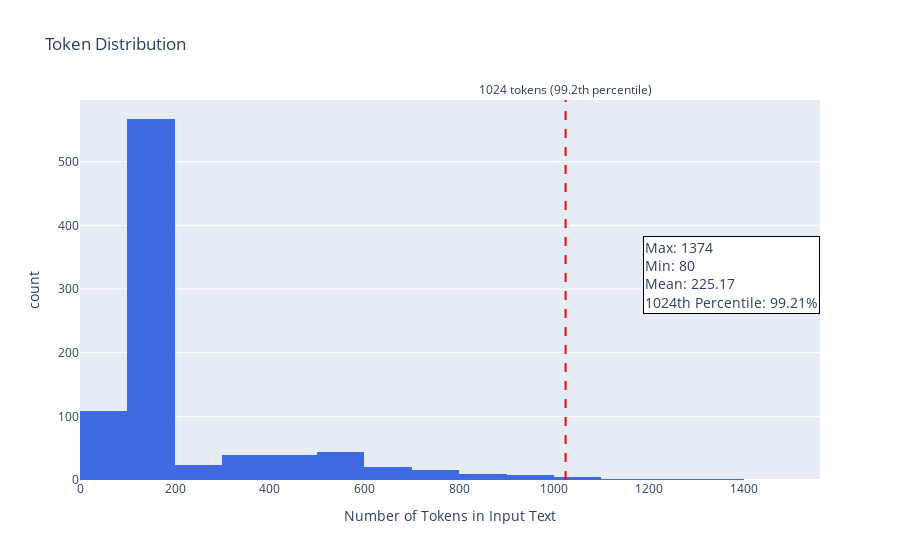

The cell this chart's notebook holds for it:
### Code cell
combined_token_len = df['combined'].apply(lambda x: len(tokenizer.encode(x).tokens))

# Compute statistics
max_tokens = combined_token_len.max()
min_tokens = combined_token_len.min()
mean_tokens = combined_token_len.mean()

percentile_1024 = (combined_token_len <= 1024).mean() * 100  # percentage of samples ≤ 1024

counts, bins = np.histogram(combined_token_len, bins=20)
max_count = counts.max()

fig = px.histogram(
    x=combined_token_len,
    nbins=20,
    title="Token Distribution",
    labels={"x": "Number of Tokens in Input Text", "y": "Frequency"},
    color_discrete_sequence=["royalblue"]
)

stats_text = (
    f"Max: {max_tokens}<br>"
    f"Min: {min_tokens}<br>"
    f"Mean: {mean_tokens:.2f}<br>"
    f"1024th Percentile: {percentile_1024:.2f}%"
)

fig.add_annotation(
    x=max_tokens,
    y=max_count * 0.8,
    text=stats_text,
    showarrow=False,
    align="left",
    bgcolor="white",
    bordercolor="black",
    borderwidth=1,
    font=dict(size=14)
)

fig.add_vline(
    x=1024,
    line_width=2,
    line_dash="dash",
    line_color="red",
    annotation_text=f"1024 tokens ({percentile_1024:.1f}th percentile)",
    annotation_position="top"
)

fig.show()

### Figure 1 — Plotly figure (JSON) as saved in the notebook; plotly's stock layout.template omitted (floating-point values rounded to 4 significant figures; data arrays with more than 128 entries replaced by an {"elided": "..."} marker saying what was removed)
{"data": [{"bingroup": "x", "hovertemplate": "Number of Tokens in Input Text=%{x}<br>count=%{y}<extra></extra>", "legendgroup": "", "marker": {"color": "royalblue", "pattern": {"shape": ""}}, "name": "", "nbinsx": 20, "orientation": "v", "showlegend": false, "type": "histogram", "x": {"elided": "883 int values"}, "xaxis": "x", "yaxis": "y"}], "layout": {"annotations": [{"align": "left", "bgcolor": "white", "bordercolor": "black", "borderwidth": 1, "font": {"size": 14}, "showarrow": false, "text": "Max: 1374<br>Min: 80<br>Mean: 225.17<br>1024th Percentile: 99.21%", "x": 1374, "y": 321.6}, {"showarrow": false, "text": "1024 tokens (99.2th percentile)", "x": 1024, "xanchor": "center", "xref": "x", "y": 1, "yanchor": "bottom", "yref": "y domain"}], "barmode": "relative", "legend": {"tracegroupgap": 0}, "shapes": [{"line": {"color": "red", "dash": "dash", "width": 2}, "type": "line", "x0": 1024, "x1": 1024, "xref": "x", "y0": 0, "y1": 1, "yref": "y domain"}], "title": {"text": "Token Distribution"}, "xaxis": {"anchor": "y", "domain": [0, 1], "title": {"text": "Number of Tokens in Input Text"}}, "yaxis": {"anchor": "x", "domain": [0, 1], "title": {"text": "count"}}}}
